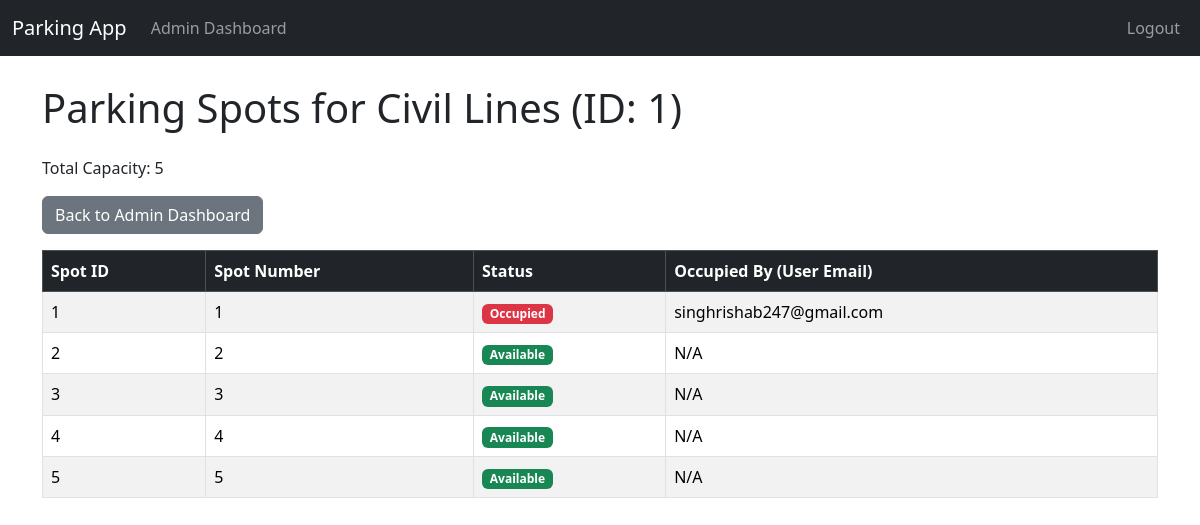
The page /admin/parking_lot/1/spot (signed in) on the database its author committed.
### app.py (models this page shows, shortened)
class ParkingLot(db.Model):
    id = db.Column(db.Integer,primary_key=True)
    prime_location_name = db.Column(db.String(120),nullable=False,unique=True)
    price_per_unit_time = db.Column(db.Float,nullable=False)
    address = db.Column(db.String(200),nullable=False)
    pin_code = db.Column(db.String(10),nullable=False)
    maximum_number_of_spots = db.Column(db.Integer,nullable=False)
    spots = db.relationship('ParkingSpot',backref = 'parking_lot', lazy = True, cascade = 'all, delete-orphan')

class ParkingSpot(db.Model):
    id = db.Column(db.Integer, primary_key=True)
    lot_id = db.Column(db.Integer, db.ForeignKey('parking_lot.id'), nullable=False)
    spot_number = db.Column(db.Integer, nullable=False)
    status = db.Column(db.String(20), nullable=False, default='available')
    user_id = db.Column(db.Integer, db.ForeignKey('user.id'), nullable=True)
    reservations = db.relationship('Reservation', backref='parking_spot', lazy=True, cascade='all, delete-orphan')

class User(db.Model, UserMixin):
    id = db.Column(db.Integer, primary_key=True)
    email_id = db.Column(db.String(120), nullable=False, unique=True)
    password_hash = db.Column(db.String(255), nullable=False)
    fullname = db.Column(db.String(120))
    address = db.Column(db.String(200))
    pin_code = db.Column(db.String(10))
    reservations = db.relationship('Reservation', backref='reserving_user',cascade='all, delete-orphan',lazy=True)
    user_occupied_spot = db.relationship('ParkingSpot', backref='occupied_by_user', uselist=False, foreign_keys='ParkingSpot.user_id',lazy=True)

### app.py (the view)
@app.route('/admin/parking_lot/<int:lot_id>/spot')
@login_required
def view_parking_spot(lot_id):
    if not isinstance(current_user, Admin):
        flash('You must be an administrator to access this page.','danger')
        return redirect(url_for('user_dashboard'))
    parking_lot = ParkingLot.query.get_or_404(lot_id)
    parking_spots = ParkingSpot.query.filter_by(lot_id=lot_id).order_by(ParkingSpot.spot_number.asc()).all()
    spots_data = []
    for spot in parking_spots:
        user_email = "N/A"
        if spot.user_id:
            if spot.occupied_by_user:
                user_email = spot.occupied_by_user.email_id
            else:
                user_email = "User not found"
        spots_data.append({
            'spot_id': spot.id,
            'spot_number': spot.spot_number,
            'status': spot.status,
            'occupied_by': user_email,
        })
    return render_template('view_parking_spot.html',
                           parking_lot=parking_lot,
                           spots_data=spots_data)

### app.py (called while the page is built)
@login_manager.user_loader
def load_user(user_id_str):
    if '_' in user_id_str:
        user_type, user_id = user_id_str.split('_',1)
        try:
            user_id=int(user_id)
        except ValueError:
            return None
        if user_type == 'user':
            return User.query.get(user_id)
        elif user_type == 'admin':
            return Admin.query.get(user_id)
    return None

### templates/view_parking_spot.html (shortened to what this page needs)
{% extends "base.html" %}
{% block content %}
    <h1 class="mb-4">Parking Spots for {{ parking_lot.prime_location_name }} (ID: {{ parking_lot.id }})</h1>
    <p>Total Capacity: {{ parking_lot.maximum_number_of_spots }}</p>
    <a href="{{ url_for('admin_dashboard') }}" class="btn btn-secondary mb-3">Back to Admin Dashboard</a>
    {% if spots_data %}
        <div class="table-responsive">
            <table class="table table-striped table-bordered">
                <thead class="table-dark">
                    <tr>
                        <th>Spot ID</th>
                        <th>Spot Number</th>
                        <th>Status</th>
                        <th>Occupied By (User Email)</th>
                    </tr>
                </thead>
                <tbody>
                    {% for spot in spots_data %}
                        <tr>
                            <td>{{ spot.spot_id }}</td>
                            <td>{{ spot.spot_number }}</td>
                            <td>
                                {% if spot.status == 'available' %}
                                    <span class="badge bg-success">{{ spot.status | title }}</span>
                                {% elif spot.status == 'occupied' %}
                                    <span class="badge bg-danger">{{ spot.status | title }}</span>
                                {% elif spot.status == 'reserved' %}
                                    <span class="badge bg-warning text-dark">{{ spot.status | title }}</span>
                                {% else %}
                                    <span class="badge bg-secondary">{{ spot.status | title }}</span>
                                {% endif %}
                            </td>
                            <td>{{ spot.occupied_by }}</td>
                        </tr>
                    {% endfor %}
                </tbody>
            </table>
        </div>
    {% else %}
        <p>No parking spots found for this lot.</p>
    {% endif %}
{% endblock %}

### templates/base.html (style rules this page uses)
body { padding-top:60px; }

### rows shown on the page
ParkingLot: prime_location_name "Civil Lines", id "1", maximum_number_of_spots "5"
ParkingSpot: status "Occupied"
User: occupied_by "singhrishab247@gmail.com"
ParkingSpot: spot_id "2", spot_number "2", status "Available", occupied_by "N/A"
ParkingSpot: spot_id "3", spot_number "3", status "Available", occupied_by "N/A"
ParkingSpot: spot_id "4", spot_number "4", status "Available", occupied_by "N/A"
ParkingSpot: spot_id "5", spot_number "5", status "Available", occupied_by "N/A"

### other values the page prints
{{ spot.spot_id }} "1"
{{ spot.spot_number }} "1"
